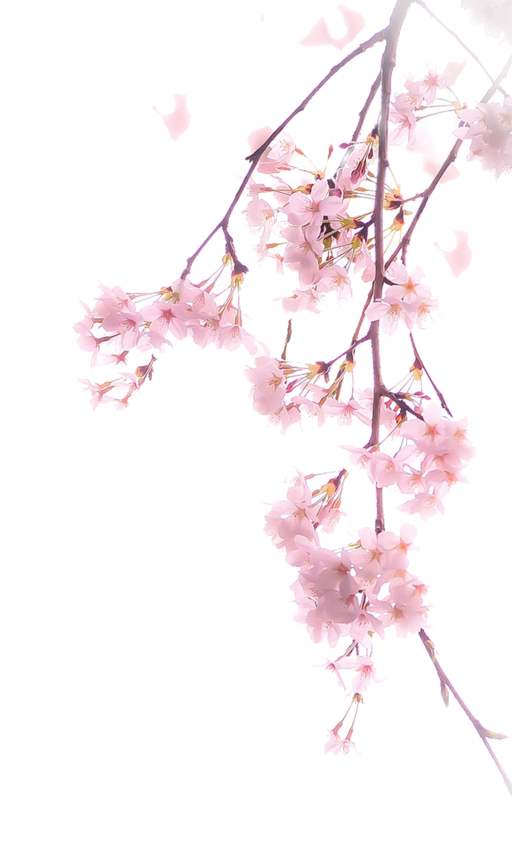
#> input picture design/sakura/branch.png, 1024 x 1715 px, given in place of logo.png, which was not available (shown at 1/2 size)
$ python logos.py out.png
#> lines starting #> are read from the running program, lines starting #| are printed output that depends on the picture
"""Builds each theme's logo from its transparent portrait in design/<theme>/logo.png, framed like the standard logo
(public/logo.png: the portrait centred, its longer side 85 % of the square):
  sakura, terminal, space -> public/themes/<theme>/logo.webp (256 px) and favicon.png (64 px)
Standard and custom show public/logo.png and public/favicon.png.
Usage (Pillow): python scripts/logos.py [preview.png]"""
import os
import sys
from PIL import Image, ImageDraw

ROOT = os.path.dirname(os.path.dirname(os.path.abspath(__file__)))
THEMES = ('sakura', 'terminal', 'space')


def framed(src, size):
#> called with src = 'design/sakura/logo.png', size = 256
    im = Image.open(src).convert('RGBA')
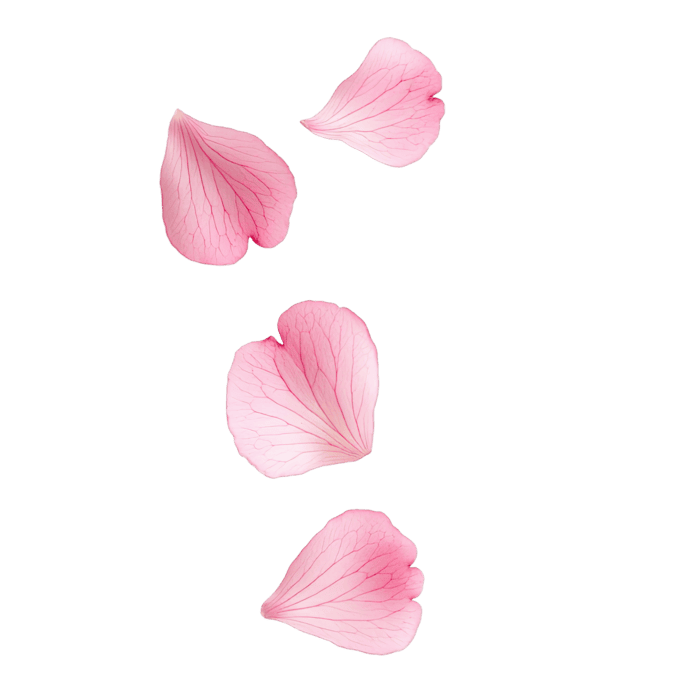
#> input picture design/sakura/petals.png, 700 x 700 px, given in place of logo.png, which was not available
#> im is the input picture: PIL image 700x700 RGBA; mean R, G, B, A 94.3, 121.1, 92.6, 33.5
    # The visible portrait, without the near-invisible fringe of the cut-out.
    im = im.crop(im.getchannel('A').point(lambda a: 255 if a > 24 else 0).getbbox())
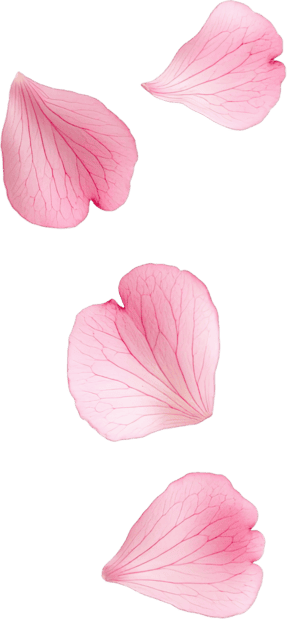
#> im: PIL image 287x619 RGBA; mean R, G, B, A 135.2, 137.1, 121.8, 92.5; transparent parts drawn white
    scale = size * 0.85 / max(im.size)
#> scale = 0.352
    p = im.resize((round(im.width * scale), round(im.height * scale)), Image.LANCZOS)
    out = Image.new('RGBA', (size, size), (0, 0, 0, 0))
#> out: PIL image 256x256 RGBA; every value is 0
    out.alpha_composite(p, ((size - p.width) // 2, (size - p.height) // 2))
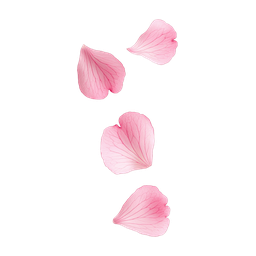
#> out: PIL image 256x256 RGBA; mean R, G, B, A 33.3, 24.6, 27.3, 31.1; transparent parts drawn white
    return out


def save(img, path):
#> called with path = 'public/themes/sakura/logo.webp'
    if path.endswith('.webp'):
        img.save(path, quality=88, method=6)
    else:
        img.save(path, optimize=True)
    print(os.path.relpath(path, ROOT), img.size[0], os.path.getsize(path), 'bytes')
#| public/themes/sakura/logo.webp 256 7724 bytes


sheet = [Image.open(os.path.join(ROOT, 'public', 'logo.png')).convert('RGBA')]
for theme in THEMES:
    src = os.path.join(ROOT, 'design', theme, 'logo.png')
    out = os.path.join(ROOT, 'public', 'themes', theme)
    os.makedirs(out, exist_ok=True)
    logo = framed(src, 256)
    save(logo, os.path.join(out, 'logo.webp'))
    save(framed(src, 64), os.path.join(out, 'favicon.png'))
#> call 2 of framed, with src = 'design/sakura/logo.png', size = 64
#> in framed (call 2), `p = im.resize((round(im.width * scale), round(im.height * scale)), Ima..`:
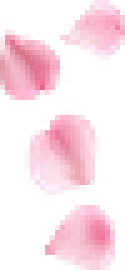
#> p: PIL image 25x54 RGBA (shown 5 times larger); mean R, G, B, A 133.4, 99.4, 110.2, 92.7; transparent parts drawn white
#> in framed (call 2), `out = Image.new('RGBA', (size, size), (0, 0, 0, 0))`: out: PIL image 64x64 RGBA; every value is 0
#> in framed (call 2), `out.alpha_composite(p, ((size - p.width) // 2, (size - p.height) // 2))`:
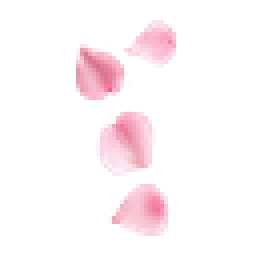
#> out: PIL image 64x64 RGBA (shown 4 times larger); mean R, G, B, A 44, 32.8, 36.3, 30.5; transparent parts drawn white
#| public/themes/sakura/favicon.png 64 2817 bytes
#> (the run stopped early here; a loop or call above may not have finished)
